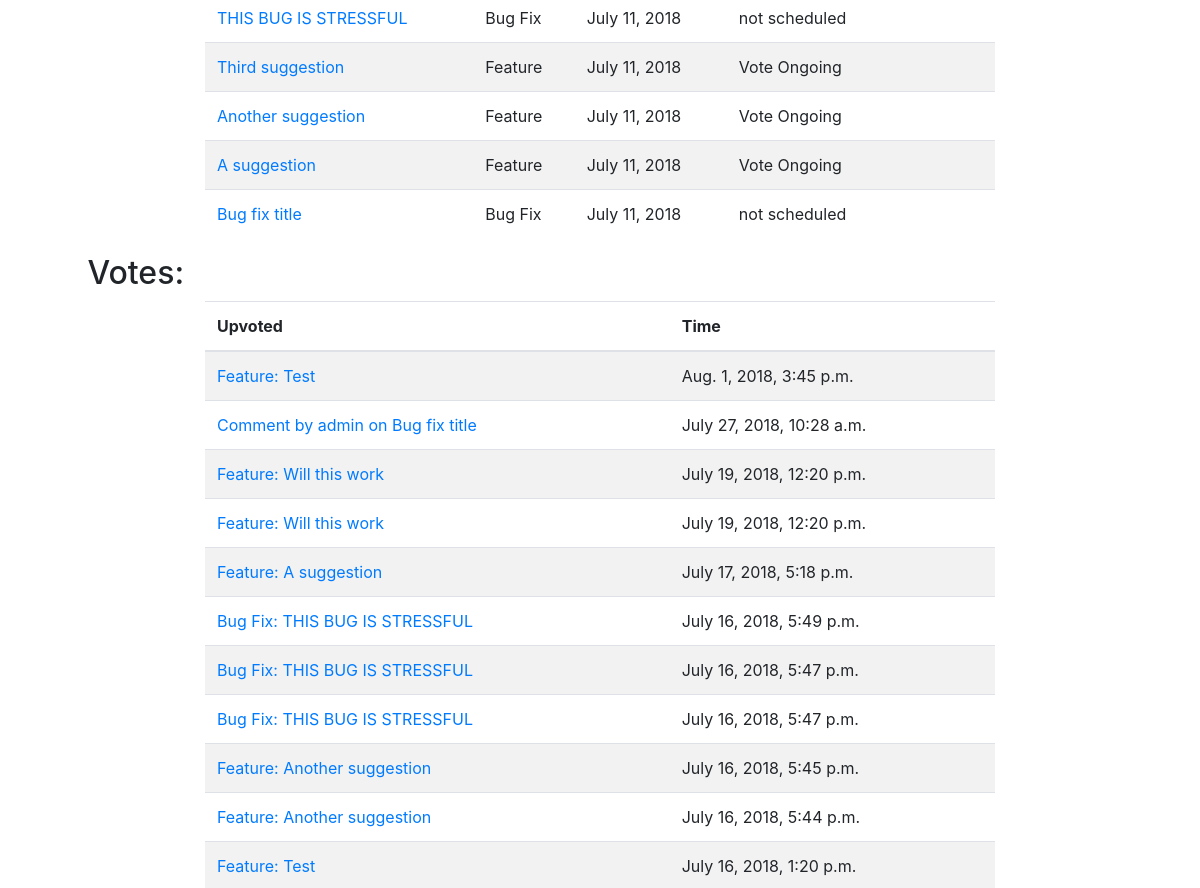
Page /user/1 (signed in, middle part) on the earlier database version.
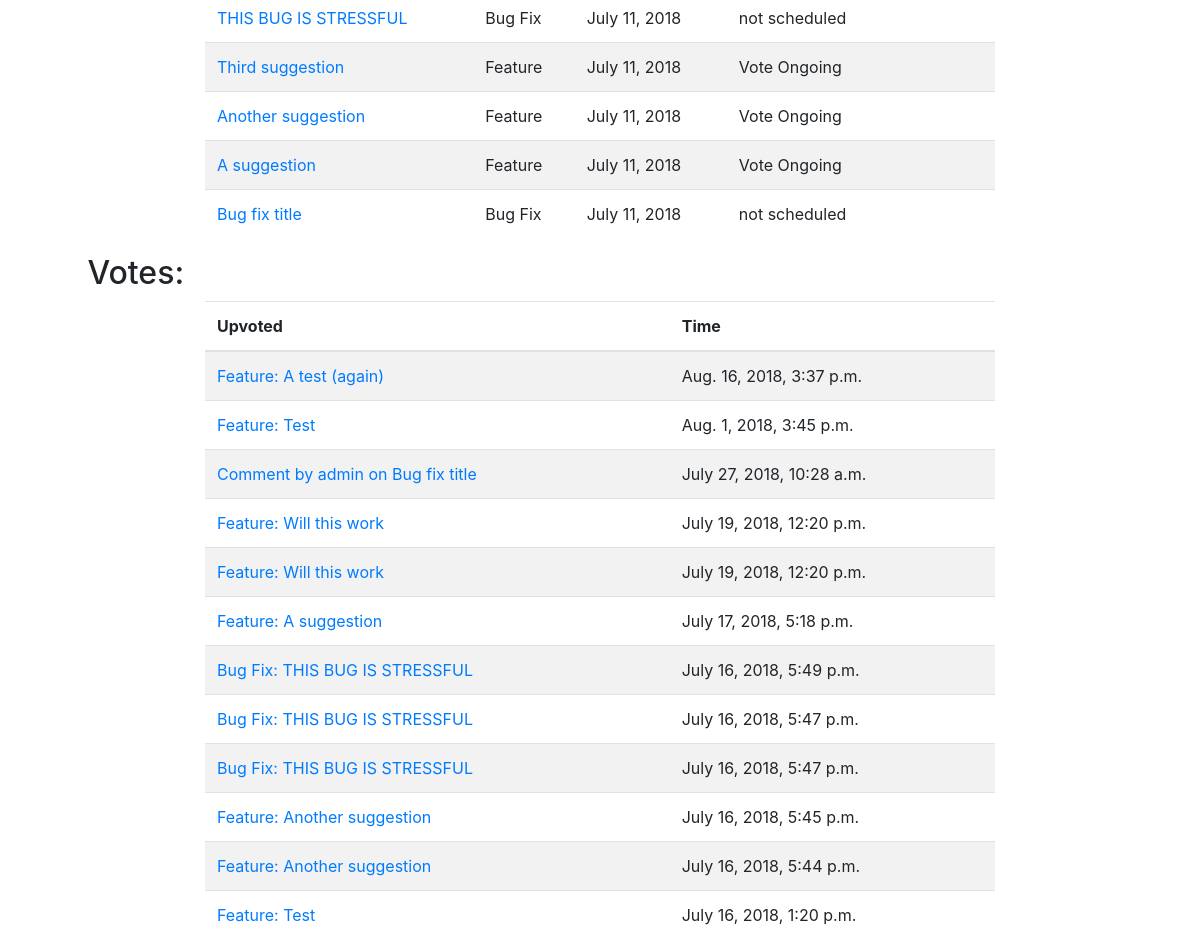
Same page on the later database version.
### usersuggestions/models.py (models this page shows, shortened)
class SuggestionAdminPage(models.Model):
    status_choices = ((0, "not scheduled"), (1, "scheduled"), (2, "in progress"), (3, "completed"))
    priority_choices = ((0, "low"), (1, 'normal'), (2, 'high'))
    suggestion = models.ForeignKey(Suggestion, null=False, on_delete=models.CASCADE)
    status = models.PositiveSmallIntegerField(choices=status_choices, default=0)
    developer_assigned = models.ForeignKey(User, null=True, blank=True, on_delete=models.PROTECT)
    priority = models.PositiveSmallIntegerField(choices=priority_choices, null=True, blank=True, default=1)
    date_started = models.DateField(null=True, blank=True)
    estimated_days_to_complete = models.PositiveSmallIntegerField(null=True, blank=True)
    expected_completion_date = models.DateField(null=True, blank=True)
    date_completed = models.DateField(null=True, blank=True)
    in_current_voting_cycle = models.BooleanField(blank=False, default=True)
    github_branch = models.CharField(null=True, blank=True, max_length=50)
    was_successful = models.NullBooleanField(blank=True, null=True)
    current_winner = models.BooleanField(blank=False, default=False)

class Suggestion(models.Model):
    suggestion_choices = ((True, 'Feature'), (False, 'Bug Fix'))
    is_feature = models.BooleanField(blank=False, default=False, choices=suggestion_choices)
    user = models.ForeignKey(User, null=False, on_delete=models.PROTECT)
    title = models.CharField(max_length=200, blank=False)
    details = RichTextUploadingField()
    date_time = models.DateTimeField(auto_now_add=True)
    delay_submission = models.BooleanField(null=False, blank=True, default=False)

class Upvote(models.Model):
    user = models.ForeignKey(User, null=False, on_delete=models.PROTECT)
    suggestion = models.ForeignKey(Suggestion, null=True, on_delete=models.CASCADE)
    comment = models.ForeignKey(Comment, null=True, on_delete=models.CASCADE)
    date_time = models.DateTimeField(auto_now_add=True)

class Comment(models.Model):
    user = models.ForeignKey(User, null=False, on_delete=models.PROTECT)
    suggestion = models.ForeignKey(Suggestion, null=False, on_delete=models.CASCADE)
    admin_page_comment = models.BooleanField(blank=False, default=False)
    comment = RichTextUploadingField()
    date_time = models.DateTimeField(auto_now_add=True)

### accounts/models.py (models this page shows)
class User(AbstractUser):
    USERNAME_FIELD = "email"
    email = models.EmailField('email address', blank=False, unique=True)
    REQUIRED_FIELDS = []
    def __str__(self):
        return self.username

### unicornapp/views.py (the view)
# urls.py: url(r'^user/(?P<user_id>\d+)$', render_userpage, name='userpage'),
@login_required()
def render_userpage(request, user_id):
    user = get_object_or_404(User, id=user_id)
    if request.user == user:
        values = get_userpage_values(user)
        return render(request, "userpage.html", {"user": user,
                                                 "votes": values["votes"], "purchases": values["purchases"],
                                                 "coin_history": values["coin_history"],
                                                 "suggestions": values["suggestions"],
                                                 })
    else:
        return redirect("issue_tracker")

### market/cart.py (called while the page is built)
    def __len__(self):
        return sum(item['quantity'] for item in self.cart.values())

### market/coins.py (called while the page is built)
def return_user_coins(user):
    UserCoins.objects.get_or_create(user=user)
    user_row = UserCoins.objects.get(user=user)
    return user_row.coins

### market/contexts.py (called while the page is built)
def cart(request):
    return {'cart': Cart(request)}

def usercoins(request):
    if request.user.is_authenticated:
        user = request.user
        coins_amount = return_user_coins(user)
        return {"usercoins": coins_amount}
    else:
        return {"usercoins": None}

def coins_are_enabled(request):
    return {"coins_are_enabled": settings.COINS_ENABLED }

### market/models.py (called while the page is built)
    def __str__(self):
        return self.name

### unicornapp/templates/userpage.html (shortened to what this page needs)
{% extends 'base.html' %} {% block title %} {{ user }} {% endblock %} {% block content %}
<main id="userpage">
    <div class="row">
        <div class="col-xs-12 table-col col-md-8 offset-md-2">
            {% if suggestions|length == 0 %}
            <p class="no-entry-text">You have not submitted any suggestions</p>
            {% else %}
            <table class="table submissions-table table-striped">
                <tbody>
                    {% for suggestion in suggestions %}
                    <tr>
                        <td><a href="{% url 'view_suggestion' suggestion.suggestion.id %}">{{ suggestion.suggestion.title }}</a> </td>
                        <td>{{ suggestion.suggestion.get_is_feature_display }}</td>
                        <td>{{ suggestion.suggestion.date_time.date }}</td>
                        <td class="status">
                            {% if suggestion.suggestion.is_feature %} {% if suggestion.in_current_voting_cycle %} Vote Ongoing {% elif suggestion.suggestion.delay_submission %} Submission delayed till next voting cycle {% elif suggestion.was_successful == True %} Suggestion Successful
                            {% else %} Suggestion unsuccessful {% endif %} {% else %} {{ suggestion.get_status_display }} {% endif %}
                        </td>
                    </tr>
                    {% endfor %}
                </tbody>
            </table>
            {% endif %}
        </div>
    </div>
    <div class="row">
        <div class="offset-md-1">
            <h2 class="section-header">Votes:</h2>
        </div>
    </div>
    <div class="row">
        <div class="col-xs-10 col-md-8 table-col offset-xs-1 offset-md-2">
            {% if votes|length == 0 %}
            <p class="no-entry-text">You have not cast any votes</p>
            {% else %}
            <table class="table table-striped">
                <thead>
                    <tr>
                        <th scope="col">Upvoted</th>
                        <th scope="col">Time</th>
                    </tr>
                </thead>
                <tbody>
                    {% for vote in votes %}
                    <div class="row">
                        <tr>
                            <td>
                                {% if vote.comment %}
                                <a href="{% url 'view_suggestion' vote.comment.suggestion.id %}#{{ vote.comment.id }}">Comment by {{ vote.comment.user }} on {{ vote.comment.suggestion.title }}</a> {% else %}
                                <a href="{% url 'view_suggestion' vote.suggestion.id %}">{{ vote.suggestion.get_is_feature_display }}: {{ vote.suggestion.title }}</a> {% endif %}
                            </td>
                            <td>{{ vote.date_time }}</td>
                        </tr>
                        {% endfor %}
                </tbody>
            </table>
            {% endif %}
            </div>
        </div>
</main>
{% endblock %}

Differences in the rows shown:
added Upvote: suggestion.is_feature "Feature", suggestion "A test (again)", date_time "Aug. 16, 2018, 3:37 p.m."
